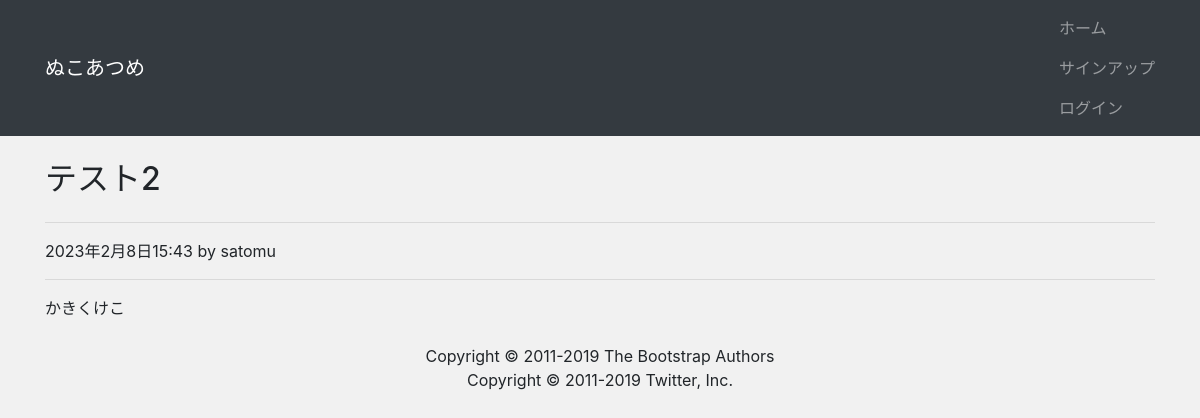
Before: /post/2/ with the older database file.
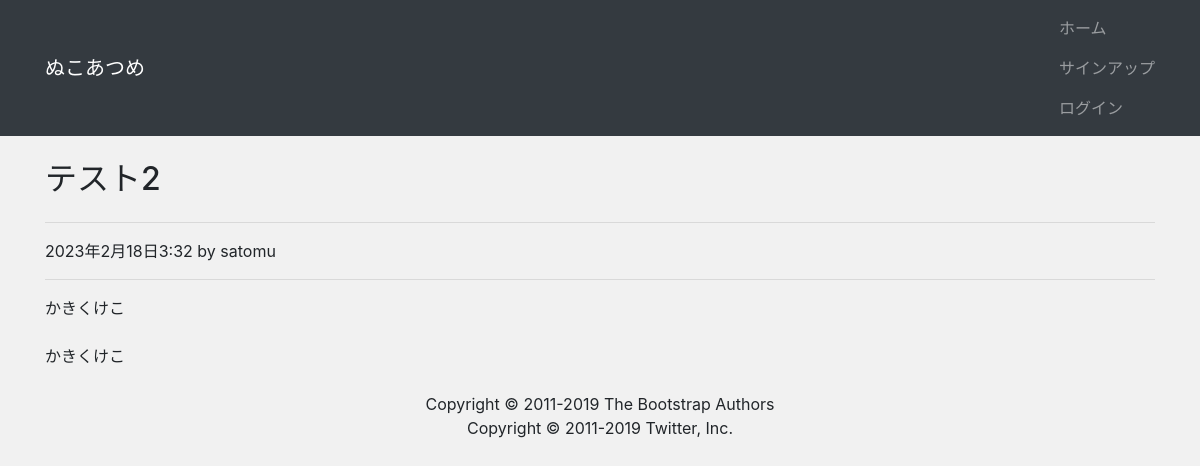
After: the same page with the newer database file.
### app/models.py (models this page shows, shortened)
class Post(models.Model):
    author = models.ForeignKey(
        settings.AUTH_USER_MODEL, on_delete=models.CASCADE)  # ログインユーザーモデルと連携する
    title = models.CharField("タイトル", max_length=200)
    content = models.TextField("本文")
    created = models.DateTimeField("作成日", default=timezone.now)

### app/views.py (the view)
# urls.py: path('post/<int:pk>/', views.PostDetailView.as_view(), name='post_detail'),
class PostDetailView(View):
    def get(self, request, *args, **kwargs):
        post_data = Post.objects.get(id=self.kwargs['pk'])  # 特定の投稿を取得する
        return render(request, 'app/post_detail.html',
                      {'post_data': post_data})

### app/templates/app/post_detail.html (shortened to what this page needs)
{% extends "app/base.html" %}
{% block content %}
<h2 class="my-4">{{ post_data.title }}</h2>
<hr>
<p>{{ post_data.created }} by {{ post_data.author }}</p>
<hr>
<p>{{ post_data.content|linebreaksbr }}</p>
{% endblock %}

Changed rows visible on the page:
changed Post "テスト2": created "2023年2月8日15:43" → "2023年2月18日3:32"; content "かきくけこ" → "かきくけこ かきくけこ"
